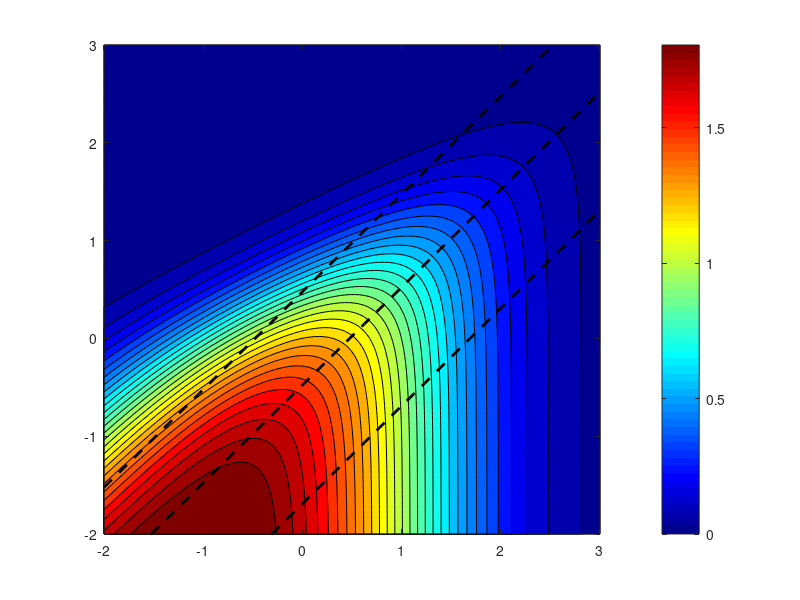

Write the MATLAB code that produced this figure. (Note: this script raises an error after producing the figure.)
%% 
clear
clc
close all
addpath(genpath('..'))

%% Plots of means and fano factor versus parameters. Paper Figure 1

kr = 100;
gr = 1;
N = 100;
kArr = logspace(-2,3,N);
MEAN = zeros(N,N);
FANO = zeros(N,N);
for i = 1:N
    for j = 1:N
        F(i,j) = kArr(i)/(kArr(i)+kArr(j));
        MEAN(i,j) = kr/gr*F(i,j);
        FANO(i,j) = 1+((1-F(i,j))*kr)/(kArr(i)+kArr(j)+gr);
    end
end
figure(1); clf;
ax1 = axes;
[~,cF] = contourf(ax1,log10(kArr),log10(kArr),log10(FANO),linspace(0,log10(64),30)); hold on;
mu = 2;
g = mu*gr/kr;
kons = g*kArr/(1-g);
plot(log10(kArr), log10(kons), 'k--', 'LineWidth', 2)

mu = 25;
g = mu*gr/kr;
kons = g*kArr/(1-g);
plot(log10(kArr), log10(kons), 'k--', 'LineWidth', 2)

mu = 75;
g = mu*gr/kr;
kons = g*kArr/(1-g);
plot(log10(kArr), log10(kons), 'k--', 'LineWidth', 2)

colormap(ax1,jet)
cb = colorbar(ax1);
cb.Ticks = log10([1.0001,4,16,64]);
cb.TickLabels = {'1','4','16','64'};

set(gca,'xtick',[-2:3],'ytick',[-2:3],...
    'XTickLabel',{'10^{-2}','10^{-1}','10^{0}','10^{1}','10^{2}','10^{3}'},...
    'YTickLabel',{'10^{-2}','10^{-1}','10^{0}','10^{1}','10^{2}','10^{3}'},...
    'FontSize',16);
xlim([-2 3]);
ylim([-2 3]);

% ax2 = axes;
% [~,cM] = contour(ax2,log10(kArr),log10(kArr),MEAN,[2,25,75],'k--','LineWidth',2);
% ax2.Color = 'none';
% ax2.XColor = 'none';
% ax2.YColor = 'none';
% linkaxes([ax1 ax2]);
% ax2.Position = ax1.Position;



%% Plot key points on figure 1. Paper Figure 1
% find star
star_koff = 10;
mu = 2; 
g = (mu*gr)/kr;
star_kon = (g*star_koff)/(1-g);

% find collision point with mu == 25 line
% vary kon 
mu = 75;
g = (mu*gr)/kr;
final_kon = (g*star_koff)/(1-g);

% vary koff 
final_koff = (kr*star_kon)/(mu*gr)-star_kon;

% plot on figure 1
% Coordinates
x0 = log10(star_koff);
y0 = log10(star_kon);

x1 = log10(final_koff);
y1 = log10(star_kon);

x2 = log10(star_koff);
y2 = log10(final_kon);


% Squares
plot(ax1, x1, y1, 's', ...
    'MarkerSize', 15, ...
    'MarkerEdgeColor', 'k', ...
    'MarkerFaceColor', 'b', ...
    'LineWidth', 5);

plot(ax1, x2, y2, 's', ...
    'MarkerSize', 15, ...
    'MarkerEdgeColor', 'k', ...
    'MarkerFaceColor', 'r', ...
    'LineWidth', 5);

% Arrows
quiver(ax1, x0, y0, x1-x0, y1-y0, 0, ...
    Color='b', LineWidth=3, MaxHeadSize=0.15, ShowArrowHead='on');

quiver(ax1, x0, y0, x2-x0, y2-y0, 0, ...
    Color='r', LineWidth=3, MaxHeadSize=0.15, ShowArrowHead='on');

% Star
plot(ax1, x0, y0, 'k*', ...
    'MarkerSize', 20, 'LineWidth', 3);
plot(ax1, x0, y0, 'k*', ...
    'MarkerSize', 14, 'LineWidth', 1.5);

%% plot mean and std during transition from mu == 2 to mu == 75. Paper Figure 1
Model_chg = SSIT('Empty');
Model_chg.species = {'gON','mRNA'};
Model_chg.initialCondition = [0;0];
Model_chg.parameters = {'kon0', star_kon;...
    'koff0', star_koff;... 
    'kr',100;... 
    'g',gr;... 
    'kon1', star_kon; ...
    'koff1', star_koff; ...
    };

Model_chg.inputExpressions = {'I', ...
    't>=1'};

Model_chg = Model_chg.addReaction(struct(...
    'propensity',{'(kon0 + (kon1-kon0)*I)*(1-gON)'},...
    'stoichiometry',{{'gON',1}}));

Model_chg = Model_chg.addReaction(struct(...
    'propensity',{'(koff0 + (koff1-koff0)*I)*gON'},...
    'stoichiometry',{{'gON',-1}}));

Model_chg = Model_chg.addReaction(struct(...
    'propensity',{'kr*gON'},...
    'stoichiometry',{{'mRNA',1}}));

Model_chg = Model_chg.addReaction(struct(...
    'propensity',{'g*mRNA'},...
    'stoichiometry',{{'mRNA',-1}}));

Model_chg.fspOptions.initApproxSS = true;
Model_chg.tSpan = linspace(0,25,31);

Model_chg = Model_chg.solve;
Model_chg.plotFSP(plotType='marginals', SpeciesIdx=[2], indTimes=31, figureNums=2, Title='')

Model_chg.parameters{5,2} = star_kon;
Model_chg.parameters{6,2} = final_koff;
Model_chg = Model_chg.solve;
Model_chg.plotFSP(plotType='marginals', SpeciesIdx=[2], indTimes=31, figureNums=3, Title='')
Model_chg.plotFSP(plotType='meansAndDevs', SpeciesIdx=[2], Colors=[0 0 1], figureNums=5, Title='')

Model_chg.parameters{6,2} = star_koff;
Model_chg.parameters{5,2} = final_kon;
Model_chg = Model_chg.solve;
Model_chg.plotFSP(plotType='marginals', SpeciesIdx=[2], indTimes=31, figureNums=4, Title='')
Model_chg.plotFSP(plotType='meansAndDevs', SpeciesIdx=[2], Colors=[1 0 0], figureNums=5, Title='')

for figNum = [2 3 4]
    figure(figNum);
    xlim([0 120]);

    ax = gca;
    ax.Children.LineWidth = 4;
    ax.LineWidth = 2;
end

figure(5);
ax = gca;
set(findobj(ax, '-property', 'LineWidth'), 'LineWidth', 3);
ax.LineWidth = 2;

%% Export figures as SVG for PowerPoint
% Annual Review of Biochemistry
%
% Canvas: 6.33 x 7.9 inches
% Each figure row: 1.975 inches high

outputFolder = 'AnnualReview_Figures';

if ~exist(outputFolder, 'dir')
    mkdir(outputFolder);
end

fullWidth = 6.33;
thirdWidth = 6.33 / 3;
quarterHeight = 7.9 / 4;

% Figure 1B
fig = figure(1);
ax = gca;

% Remove title and axis labels
ax.Title.String = '';
ax.XLabel.String = '';
ax.YLabel.String = '';

fig.Units = 'inches';
fig.Position(3:4) = [fullWidth quarterHeight];

exportgraphics(fig, ...
    fullfile(outputFolder, 'figure1b.svg'), ...
    'ContentType', 'vector');



% Figure 1C-I, II, III
figNums = [2 3 4];
fileNames = {'figure1cI.svg', 'figure1cII.svg', 'figure1cIII.svg'};

for i = 1:3

    fig = figure(figNums(i));
    ax = gca;

    % Explicitly remove title
    sgtitle(fig, '');

    ax.Title.String = '';
    ax.Title.Visible = 'off';

    ax.Subtitle.String = '';
    ax.Subtitle.Visible = 'off';

    % Explicitly remove axis labels
    ax.XLabel.String = '';
    ax.XLabel.Visible = 'off';

    ax.YLabel.String = '';
    ax.YLabel.Visible = 'off';

    % Keep requested x-axis limits
    xlim(ax, [0 120]);

    % Set physical dimensions
    fig.Units = 'inches';
    fig.Position(3:4) = [thirdWidth quarterHeight];

    % Export
    exportgraphics(fig, ...
        fullfile(outputFolder, fileNames{i}), ...
        'ContentType', 'vector');

end

% Figure 1D

fig = figure(5);
ax = gca;

% Remove title and axis labels
ax.Title.String = '';
ax.Title.Visible = 'off';

ax.XLabel.String = '';
ax.XLabel.Visible = 'off';

ax.YLabel.String = '';
ax.YLabel.Visible = 'off';

% Remove legend
leg = findobj(fig, 'Type', 'Legend');

if ~isempty(leg)
    delete(leg);
end

% Set physical dimensions
fig.Units = 'inches';
fig.Position(3:4) = [fullWidth quarterHeight];

% Export
exportgraphics(fig, ...
    fullfile(outputFolder, 'figure1d.svg'), ...
    'ContentType', 'vector');

disp('All SVG figures exported successfully.');


%% Burst Frequency Model
Model = SSIT('Empty');

% compute kon0, s0, s1, and 

Model.species = {'gON','mRNA'};

Model.initialCondition = [0;0];

%                                     PRIOR
Model.parameters = {'kon0',0.01;...  % logn(-1,2)
    'koff0',0.1;...                   % logn(0,2)
    'kr',10;...                     % logn(1,2)
    'g',0.01;...                    % logn(-2,2)
    'kD',10;...                     % logn(1,2)
    'S0',1;...                      % NA (initial input concentration)
    'S1',5};                        % NA (final input concentration)

Model.inputExpressions = {'Iu','S0+(S1-S0)*(t>0)'};

Model = Model.addReaction(struct(...
    'propensity',{'kon0*(Iu/(kD+Iu))*(1-gON)'},...
    'stoichiometry',{{'gON',1}}));

Model = Model.addReaction(struct(...
    'propensity',{'koff0*gON'},...
    'stoichiometry',{{'gON',-1}}));

Model = Model.addReaction(struct(...
    'propensity',{'kr*gON'},...
    'stoichiometry',{{'mRNA',1}}));

Model = Model.addReaction(struct(...
    'propensity',{'g*mRNA'},...
    'stoichiometry',{{'mRNA',-1}}));

Model.fspOptions.initApproxSS = true;
Model.tSpan = linspace(0,300,31);

Model = Model.solve;

Model.plotFSP

%% Verification of FIM using CRLB (spread of MLE)
% nCellsInExperiment = 0*Model.tSpan;
% nCellsInExperiment([1,11,31]) = 200;
% nMLE = 200;
% Model.fittingOptions.modelVarsToFit = [1:5];
% MLE = Model.estimateMLEspread(nCells=nCellsInExperiment,observableSpecies={'mRNA'},nMLE=nMLE,simsSaveFile='BurstFIMSims.csv',freePars=[1:5],restart=true);
% MLE = Model.estimateMLEspread(nCells=nCellsInExperiment,observableSpecies={'mRNA'},nMLE=nMLE,simsSaveFile='BurstFIMSims.csv',freePars=[1:5],startPars=exp(MLE.mhSamples),restart=false);
% 
% FIMs = Model.computeFIM(scale='log',freePars=[1:5],...
%     observed={'mRNA'});
% FIMTotal = Model.totalFim(FIMs,nCellsInExperiment);
% 
% Model.plotMHResults(MLE,FIM=FIMTotal,fimScale='log',truncateChain=false);

%% 1D plots of likelihood function - Kr
% nCellsInExperiment = zeros(size(Model_chg.tSpan));
% nCellsInExperiment([2,13,31]) = 200;
% Model_chg.parameters{5,2} = star_kon;
% Model_chg.parameters{6,2} = final_koff;
% Model_chg.ssaOptions.Nexp = 1;
% Model_chg = Model_chg.solve;
% Model_chg.sampleDataFromFSP(saveFile='likelihoodData.csv',nCells=nCellsInExperiment,species2save={'mRNA'});
% Model_chg = Model_chg.loadData('likelihoodData.csv', {'mRNA', 'exp1_mRNA'});
% 
% pars = cell2mat(Model_chg.parameters(:,2));
% inter_idx = 35;
% par_idx = 5;
% 
% varyingPar = logspace(-2,2);
% likelihoods = zeros(size(varyingPar));
% 
% for i = 1:length(varyingPar)
%     pars(par_idx) = varyingPar(i); i
%     computeGrad = false;
%     if i == inter_idx
%         computeGrad = true;
%     end
%     [logL, grad, ~] = Model_chg.computeLikelihood(pars, [], computeGrad);
%     likelihoods(i) = logL;
%     if i == inter_idx
%         gradients = grad;
%     end
% end
% 
% fims = Model_chg.computeFIM(scale='log',freePars=[1:6],...
%     observed={'mRNA'});
% 
% nCellsInExperiment = Model.dataSet.nCells;
% fim = Model_chg.totalFim(fims,nCellsInExperiment);
% 
% %%
% figure(6)
% semilogx(varyingPar, likelihoods, 'b-'); hold on
% grid on
% 
% % Save original axis limits
% xlim0 = xlim;
% ylim0 = ylim;
% 
% % Point and slope
% x1 = varyingPar(inter_idx);
% y1 = likelihoods(inter_idx);
% m = gradients(par_idx)*x1*log(10);
% 
% % ---------------- Tangent line ----------------
% lineDecade = 0.5;
% x = logspace(log10(x1)-lineDecade, log10(x1)+lineDecade, 50);
% y = y1 + m*(log10(x)-log10(x1));
% semilogx(x, y, 'Color', [0 0.5 0],  'LineWidth', 2)
% 
% % Point
% semilogx(x1, y1, 'ro', 'MarkerFaceColor', 'r')
% 
% % % ---------------- Small slope triangle ----------------
% % triDecade = 0.08;
% % 
% % x2 = x1*10^triDecade;
% % y2 = y1;
% % y3 = y1 + m*triDecade;
% % 
% % % Run
% % semilogx([x1 x2], [y1 y2], 'k-', 'LineWidth', 1.5)
% % 
% % % Rise
% % semilogx([x2 x2], [y2 y3], 'k-', 'LineWidth', 1.5)
% 
% % % ---------------- Restore original axes ----------------
% % xlim(xlim0)
% % ylim(ylim0)
% 
% % Peak parameter and likelihood
% pars = cell2mat(Model_chg.parameters(:,2));
% [~, idx] = min(abs(varyingPar - pars(par_idx)));
% x1 = varyingPar(idx);
% y1 = likelihoods(idx);
% 
% % Hessian / curvature
% d2 = -fim{1}(par_idx,par_idx);
% 
% % Work entirely in log10(parameter) space
% u1 = log10(x1);
% 
% % Small region around peak
% width = 0.25;
% u = linspace(u1-width, u1+width, 100);
% x_quad = 10.^u;
% 
% % Convert curvature from linear parameter space to log space
% d2_log = d2 * (x1)^2;
% 
% % Taylor expansion around peak (first derivative ~ 0)
% y_quad = y1 + 0.5*d2_log*(u-u1).^2;
% 
% % Plot quadratic
% semilogx(x_quad, y_quad, ...
%     'Color',[1 0.5 0], ...
%     'LineWidth',2);
% 
% xlabel('varyingPar')
% ylabel('Likelihood')
% title(sprintf('Slope = %.3g', m))
% legend('Likelihood', 'Tangent', 'Point', 'Location', 'best')
% 
% 
% return
% 
% %% 1D plots of likelihood function - gamma
% pars = cell2mat(Model.parameters(:,2));
% varyingPar = logspace(-4,0);
% likelihoods = zeros(size(varyingPar));
% gradients = cell(size(varyingPar));
% 
% for i = 1:length(varyingPar)
%     pars(4) = varyingPar(i);
%     computeGrad = false;
%     if i == inter_idx
%         computeGrad = true;
%     end
%     [logL, grad, ~] = Model.computeLikelihood(pars, [], true);
%     likelihoods(i) = logL;
%     if i == inter_idx
%         gradients = grad;
%     end
% end
% 
% figure(4)
% semilogx(varyingPar, likelihoods)


%% FIM Calculations
Sarray = [1:5];
Model.tSpan = [0:30];
Model.solutionScheme = 'fspsens';
FIM = cell(length(Sarray),length(Sarray),length(Model.tSpan));
for iS0 = 1:length(Sarray)
    for iS1 = 1:length(Sarray)
        Model = Model.changeParameter({'S0',Sarray(iS0);'S1',Sarray(iS1)-Sarray(iS0)});
        Model = Model.solve;
        FIM(iS0,iS1,:) = Model.computeFIM(freePars=(1:4),scale='log');
    end
end

%% FIM for different experiment designs.
Ncells = 600;
% Measurment at one steady state values.
iS = 3;
FIM_One_SS = Ncells*FIM{iS,iS,1};
disp(['Determinant of FIM for one SS measurement: ',num2str(det(FIM_One_SS))])

% Measurment at two steady state values.
iS1 = 1;
iS2 = 5;
FIM_Two_SS = Ncells/2*FIM{iS1,iS1,1}+Ncells/2*FIM{iS2,iS2,1};
disp(['Determinant of FIM for two SS measurements: ',num2str(det(FIM_Two_SS))])

% Measurement at change from one SS to another at three time points.
iS1 = 1;
iS2 = 5;
itimes = [1,11,31];
FIM_Dynamic = 0;
for it = 1:length(itimes)
    FIM_Dynamic = FIM_Dynamic + Ncells/length(itimes)*FIM{iS1,iS2,itimes(it)};
end
disp(['Determinant of FIM for dynamic measurements: ',num2str(det(FIM_Dynamic))])

%% Plots of FIM predicted uncertainties
freePars = [1:4];
f1 = figure(11);
f2 = figure(12);
f3 = figure(13);

% The following plots the heatmap showing the
Model.plotFIMResults(FIM_Dynamic^(-1)/log(10)^2, 'log',...
    Model.parameters(freePars,1),...
    [Model.parameters{freePars,2}],...
    PlotEllipses=true,EllipseFigure=f1,...
    FigureHandle=f3,...
    Colors=struct('EllipseColors',[0.9 0.6 0.2],...
    'CenterSquare',[0.96,0.47,0.16]),...
    LogThreshold=-1,...
    HeatMapType='invfim',...
    MatrixType='invfim');


%% Optimized Experiment Design
% AllFims = reshape(FIM,numel(FIM),1);
allFims = {};%cell(numel(FIM),1);
indsFims = [];zeros(numel(FIM),3);
k = 0;
for iS0 = 1:length(Sarray)
    for iS1 = 1:length(Sarray)
        for iT = 1:length(Model.tSpan)
            k = k+1;
            allFims(k,1) = FIM(iS0,iS1,iT);
            indsFims(k,:) = [iS0,iS1,iT];
        end
    end
end
OptExperiment = Model.optimizeCellCounts(allFims,600,'D-opt');
J = find(OptExperiment);
disp(['Optimized Experiment Design:'])
for j = 1:length(J)
    % Store optimized parameters and their corresponding indices
    optimizedParams = OptExperiment(J(j));
    paramIndices = indsFims(J(j), :);
    if paramIndices(3)==1||paramIndices(1)==paramIndices(2) % SS experiment
        disp(['   ',num2str(optimizedParams),' cells at steady state for S0 = ',num2str(Sarray(paramIndices(1)))])
    else
        disp(['   ',num2str(optimizedParams),' cells at time ',num2str(Model.tSpan(paramIndices(3))),' for S0 = ',num2str(Sarray(paramIndices(1))),' and S1 = ',num2str(Sarray(paramIndices(2)))])
    end
end

FIM_Opt = 0;
for i = 1:length(OptExperiment)
    FIM_Opt = FIM_Opt + OptExperiment(i)*allFims{i};
end
disp(['Determinant of FIM for optimized measurements: ',num2str(det(FIM_Opt))])

return
%% Generalized model
% 
% In the most general form of this model, the parameter 'alpha' determines
% if the model is burst size regulate (koff, alpha=0) or burst frequency
% regulated (kon, alpha=1) or something in between.
ModelGen = SSIT('Empty');

ModelGen.species = {'gON','mRNA'};

ModelGen.initialCondition = [0;0];

%                                     PRIOR
ModelGen.parameters = {'kon0',0.1;...  % logn(-1,2)
    'koff0',1;...                   % logn(0,2)
    'kr',10;...                     % logn(1,2)
    'g',0.01;...                    % logn(-2,2)
    'kD',10;...                     % logn(1,2)
    'alpha',1e-6;...                   % n(0,2)
    'S0',1;...                      % NA (initial input concentration)
    'S1',5};                        % NA (final input concentration)

ModelGen.inputExpressions = {'Iu','S0+S1*(t>0)'};

ModelGen = ModelGen.addReaction(struct(...
    'propensity',{'kon0*((1-alpha)+(alpha)*Iu/(kD+Iu))*(1-gON)'},...
    'stoichiometry',{{'gON',1}}));

ModelGen = ModelGen.addReaction(struct(...
    'propensity',{'koff0*((alpha)+(1-alpha)*(kD+Iu)/Iu)*gON'},...
    'stoichiometry',{{'gON',-1}}));

ModelGen = ModelGen.addReaction(struct(...
    'propensity',{'kr*gON'},...
    'stoichiometry',{{'mRNA',1}}));

ModelGen = ModelGen.addReaction(struct(...
    'propensity',{'g*mRNA'},...
    'stoichiometry',{{'mRNA',-1}}));

ModelGen.tSpan = linspace(0,300,31);

ModelGen = ModelGen.solve;

ModelGen.plotFSP

%% Parameters for key points.
kr = 100;
gr = 1;
KD = 10;
kon0a = 2.5;
koff0a = 10;
S0 = KD/24;
S1 = 23*KD/24;

%                                     PRIOR
ModelGen.parameters = {'kon0',kon0;...  % logn(-1,2)
    'koff0',koff0;...                   % logn(0,2)
    'kr',kr;...                     % logn(1,2)
    'g',gr;...                    % logn(-2,2)
    'kD',KD;...                     % logn(1,2)
    'alpha',-6;...                   % n(0,2)
    'S0',S0;...                      % NA (initial input concentration)
    'S1',S1};                        % NA (final input concentration)

ModelGen.tSpan = linspace(0,6,61);

ModelGen.fspOptions.initApproxSS = true;
ModelGen = ModelGen.solve;

ModelGen.plotFSP
